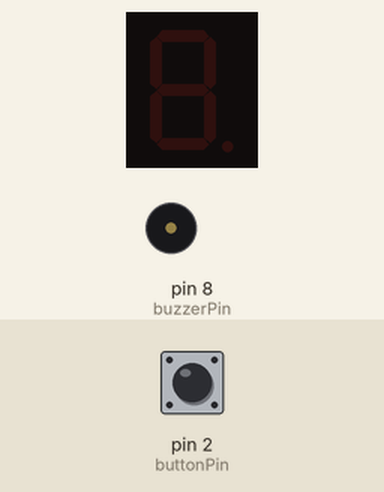
Recording of a sketch running on a simulated Arduino Uno, built with avr-gcc and run on an emulated ATmega328P. Parts: 1-digit seven-segment display, buzzer (waves = sounding). Wiring (inferred from the names in the program): 1-digit 7-segment display, segments lit when HIGH: segments pin 3, pin 4, pin 5, pin 6, pin 7, pin 9, pin 10. The inputs (shaded band) are chosen by the test bench; at power-on: pin 2 (buttonPin) LOW. Random numbers use the default seed unless the sketch sets one; the segment pins are drawn as the display they are named for.

Above: at 1.2 s.
1.3 s: pin 2 (buttonPin) pulled HIGH for 1 s
At 2.3 s:
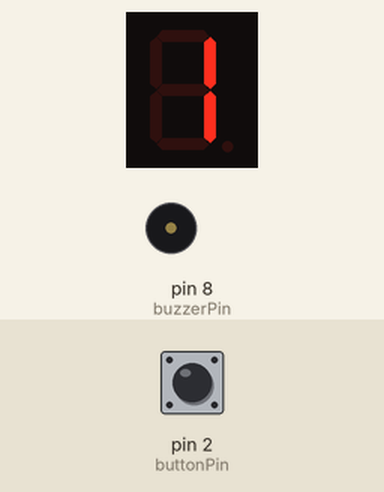
3.8 s: pin 2 (buttonPin) pulled HIGH for 3.2 s
At 7.3 s:
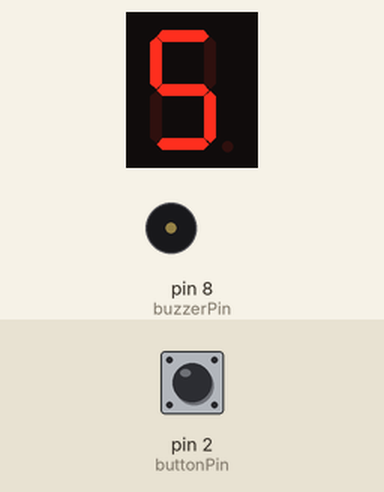
8.5 s: pin 2 (buttonPin) pulled HIGH for 3.2 s
At 12.1 s:
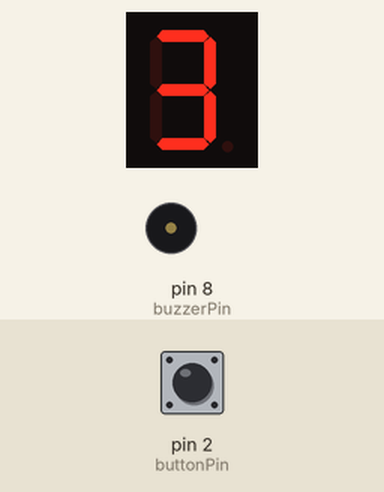
13.2 s: pin 2 (buttonPin) pulled HIGH for 0.15 s
At 14.5 s:
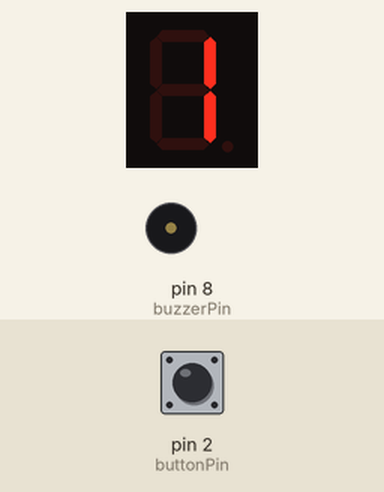
Timing chart, 0 to 15.8 s (numbered marks = the images above; inputs shaded):
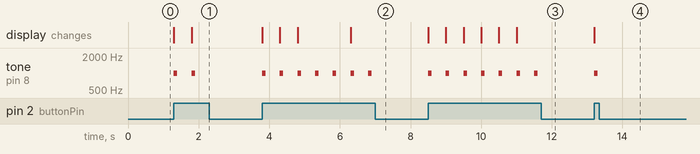

Measured:
- after the input at 1.3 s, tone on pin 8 (buzzerPin): alternates 1000 Hz for 0.10 s and silent for 0.40 s, 4 changes in all, then stays silent, starting at once; the display: first changes at once (image 1 shows a later state)
- after the input at 3.8 s, tone on pin 8 (buzzerPin): alternates 1000 Hz for 0.10 s and silent for 0.40 s, 14 changes in all, then stays silent, starting at once; the display: first changes at once (image 2 shows a later state)
- after the input at 8.5 s, tone on pin 8 (buzzerPin): alternates 1000 Hz for 0.10 s and silent for 0.40 s, 14 changes in all, then stays silent, starting at once; the display: first changes at once (image 3 shows a later state)
- after the input at 13.2 s, tone on pin 8 (buzzerPin): silent → 1000 Hz at once, → silent 0.10 s later; the display: changes at once (image 4)

The sketch:

DigitalDice.ino
```cpp
// Digital Dice Project
// Press the button to roll the dice
// Arduino Uno + 7-Segment Display + Buzzer

#include <Arduino.h>

const int buttonPin = 2;
const int buzzerPin = 8;
const int segmentPins[7] = {3,4,5,6,7,9,10}; // a,b,c,d,e,f,g
int buttonState = 0;

const byte numbers[6][7] = {
  {1,1,1,1,1,1,0}, // 0
  {0,1,1,0,0,0,0}, // 1
  {1,1,0,1,1,0,1}, // 2
  {1,1,1,1,0,0,1}, // 3
  {0,1,1,0,0,1,1}, // 4
  {1,0,1,1,0,1,1}  // 5
};

void setup() {
  for(int i=0; i<7; i++) pinMode(segmentPins[i], OUTPUT);
  pinMode(buttonPin, INPUT);
  pinMode(buzzerPin, OUTPUT);
  randomSeed(analogRead(0)); // random seed
}

void loop() {
  buttonState = digitalRead(buttonPin);
  if(buttonState == HIGH){
    int dice = random(1,7); // generate 1-6
    for(int i=0; i<7; i++){
      digitalWrite(segmentPins[i], numbers[dice-1][i]);
    }
    tone(buzzerPin, 1000, 100); // beep
    delay(500); // debounce
  }
}
```
